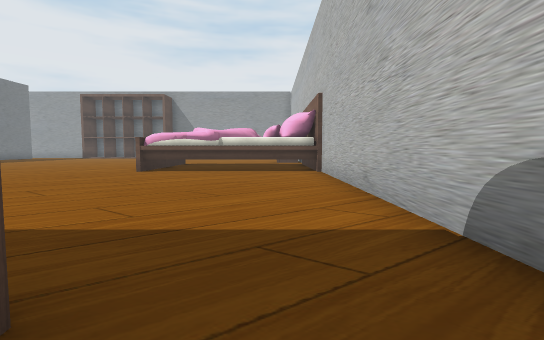
[1] (above)

24 first-person views from a walk through a 3-D level made in the Unity game engine. The camera is 1.3 m above the floor, tilts 4° down and sees 85° across. The floor is counted in squares, 2 m on a side. Each view is taken from the middle of a square. On the plan, view 1 faces up. The plan holds only what a view shows up to about 9 squares ahead; the rest is blank. The place goes on beyond the plan.

[2]
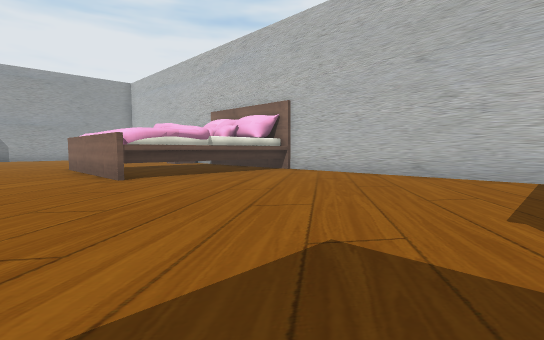

[3]
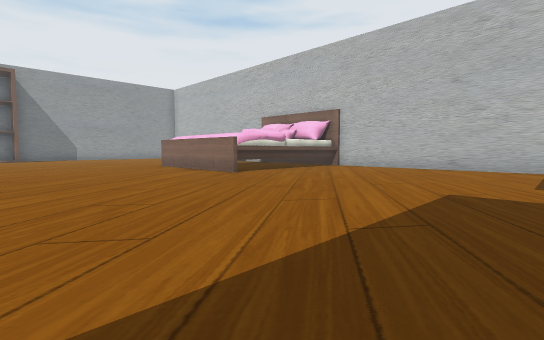

[4]
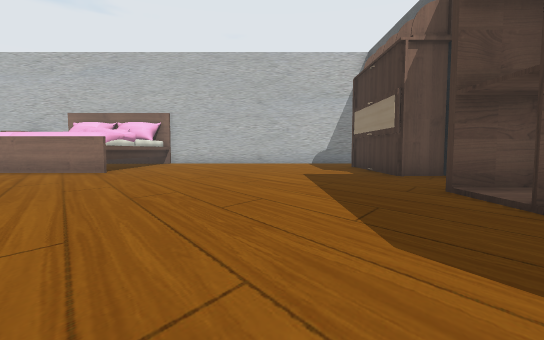

[5]
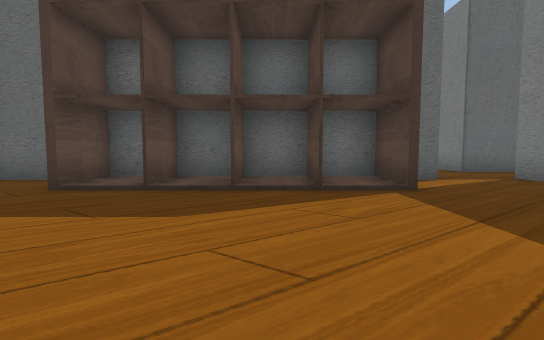

[6]
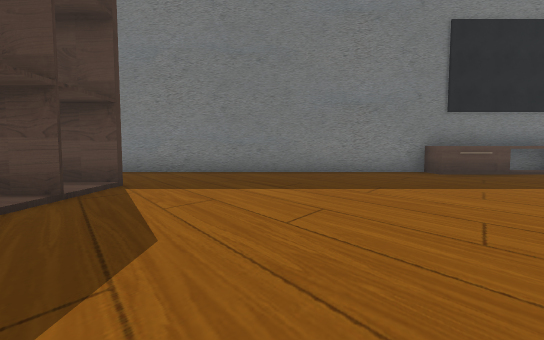

[7]
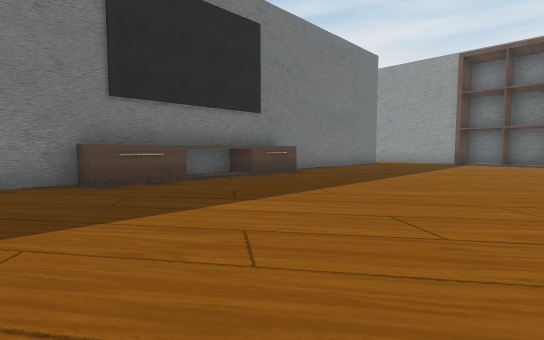

[8]
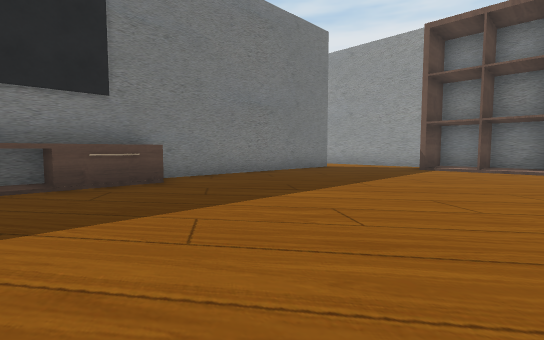

[9]
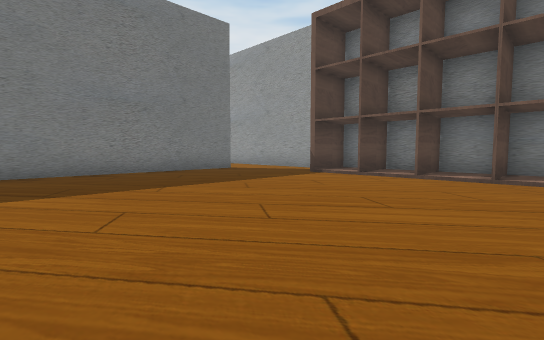

[10]
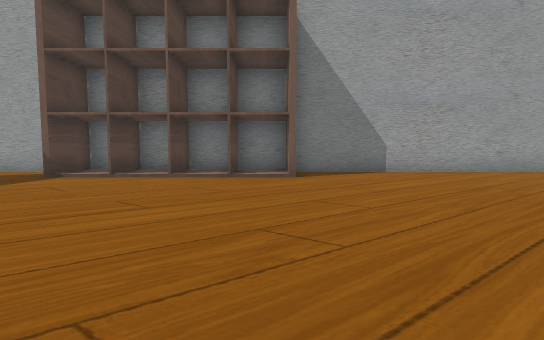

[11]
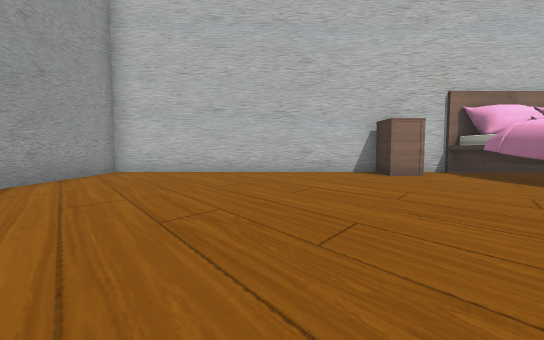

[12]
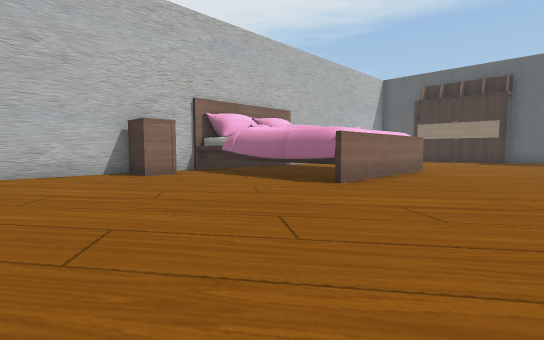

[13]
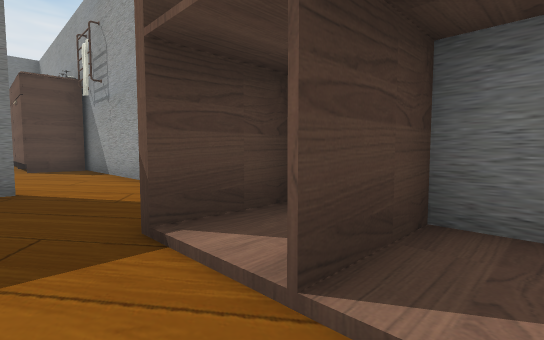

[14]
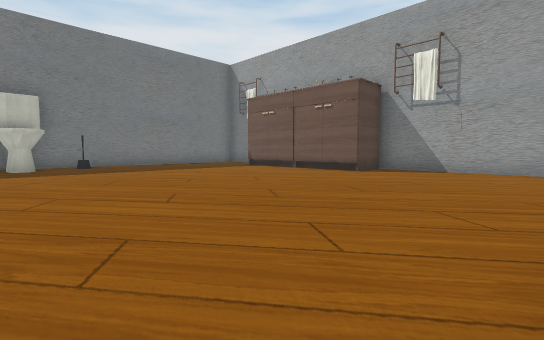

[15]
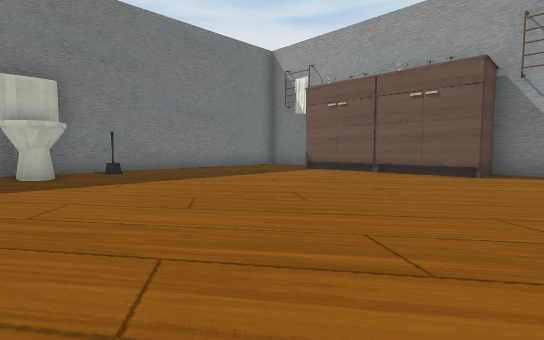

[16]
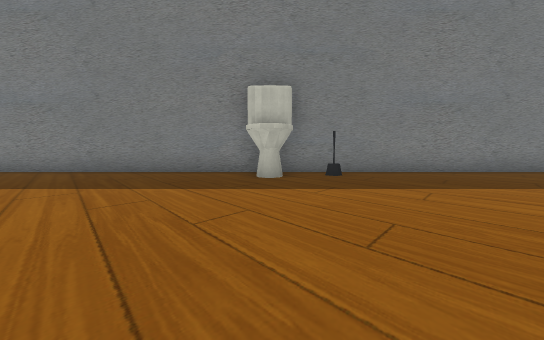

[17]
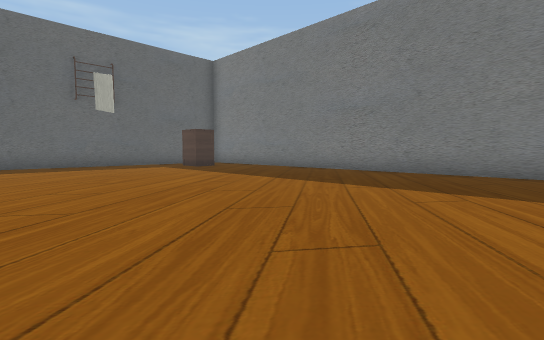

[18]
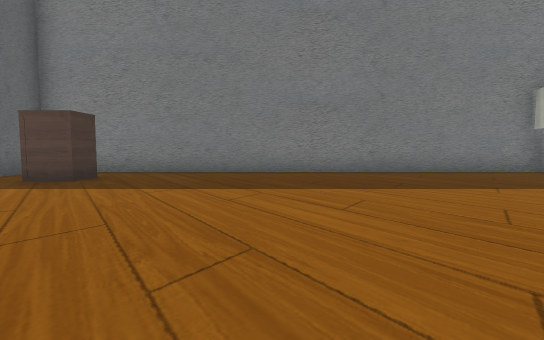

[19]
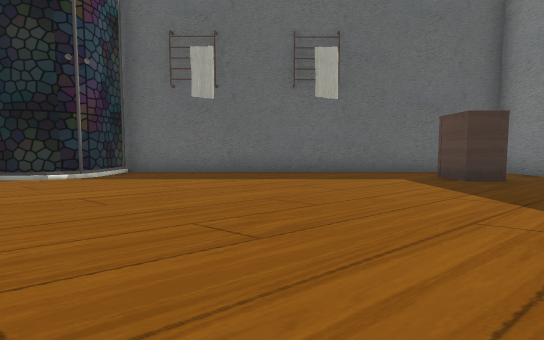

[20]
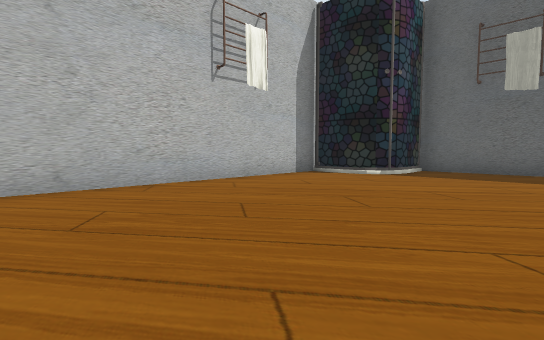

[21]
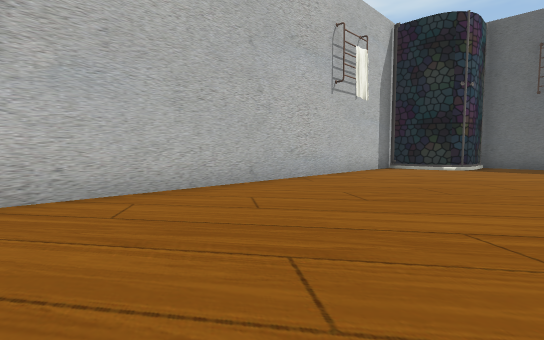

[22]
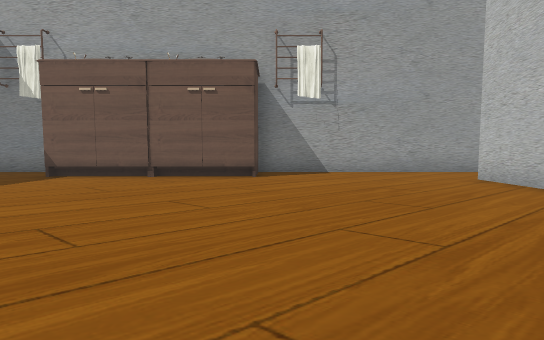

[23]
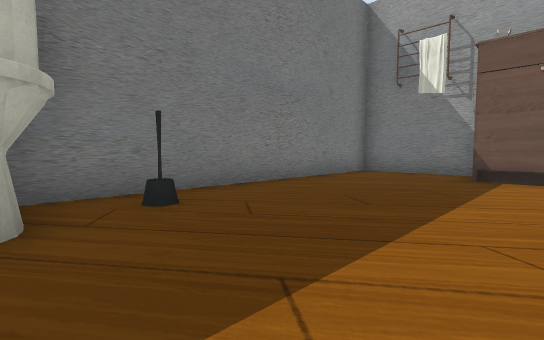

[24]
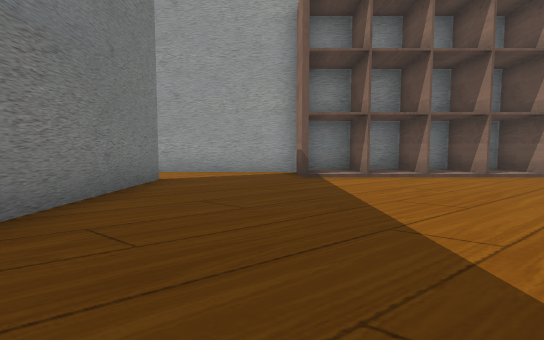

### Floor plan
Ten units are one square. View 1 is at (0, 0); x grows to the right and y downward. Boxes are objects, and circles mark ways between rooms. Rooms are numbered by the first view taken in them; rooms with no view inside come last. Other rooms are left out.
<svg viewBox="-300 -230 320 259">
<path fill="none" stroke="#000" d="M-39 -129 14 -129M-39 -86 -39 -131 0 -131M-156 -136 -156 -83M14 -121 14 -224 -165 -224M14 -88 -38 -88M-76 -209 -76 -225M-104 -209 -104 -225M-117 -14 -117 2 -48 2 -48 -10 -29 -10M-76 2 -76 -14M-133 -209 -133 -222M-104 2 -104 -12M-90 -225 -90 -209M-117 -225 -117 -209M-164 -205 -164 6M-146 2 -140 2M14 -15 14 -86 -38 -86M-180 24 -164 24M-294 -136 -294 2M-166 -188 -166 -204M-178 -18 -166 -18 -166 -119M-265 -224 -294 -224 -294 -144M-288 5 -189 5 -189 -8 -187 -13 -184 -16M-165 -224 -215 -224"/>
<rect x="5" y="-155" width="10" height="10" fill="#bbb"><title>other object</title></rect>
<rect x="-295" y="-145" width="20" height="10" fill="#bbb"><title>toilet</title></rect>
<rect x="-285" y="-165" width="10" height="20" fill="#bbb"><title>other object</title></rect>
<rect x="-275" y="-25" width="10" height="10" fill="#bbb"><title>other object</title></rect>
<rect x="-265" y="-225" width="10" height="20" fill="#bbb"><title>other object</title></rect>
<rect x="-245" y="-215" width="20" height="10" fill="#bbb"><title>other object</title></rect>
<circle cx="-160" cy="-215" r="3" fill="#2a7"/>
<text x="-80" y="-110">1</text>
<text x="-230" y="-110">2</text>
</svg>
Room 1 opens to room 2.

Where each view was taken, in squares from view 1:
view 1: 0 up, 0 right, facing up
view 2: 2 up, 6 left, facing up-right
view 3: 2 up, 9 left, facing up-right
view 4: 4 up, 12 left, facing right
view 5: 6 up, 11 left, facing down
view 6: 4 up, 8 left, facing left
view 7: 7 up, 10 left, facing up-left
view 8: 11 up, 10 left, facing up-left
view 9: 14 up, 8 left, facing up-left
view 10: 14 up, 8 left, facing up
view 11: 18 up, 7 left, facing right
view 12: 18 up, 7 left, facing down-right
view 13: 20 up, 11 left, facing up-left
view 14: 13 up, 17 left, facing up-left
view 15: 13 up, 20 left, facing up-left
view 16: 14 up, 21 left, facing left
view 17: 12 up, 21 left, facing down-left
view 18: 6 up, 21 left, facing left
view 19: 8 up, 23 left, facing down
view 20: 9 up, 22 left, facing down-right
view 21: 12 up, 21 left, facing down-right
view 22: 14 up, 21 left, facing up
view 23: 14 up, 25 left, facing up-left
view 24: 14 up, 14 left, facing up
